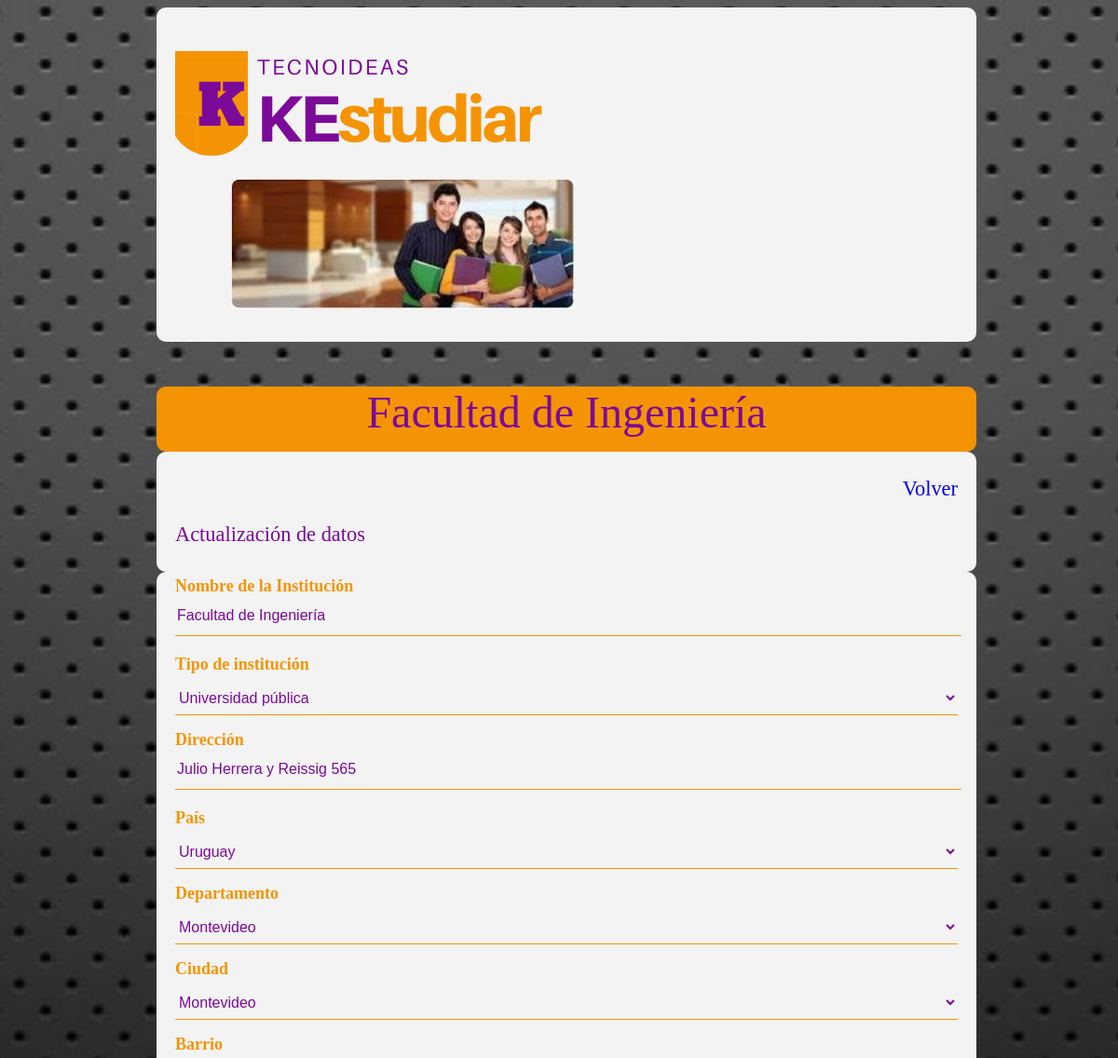
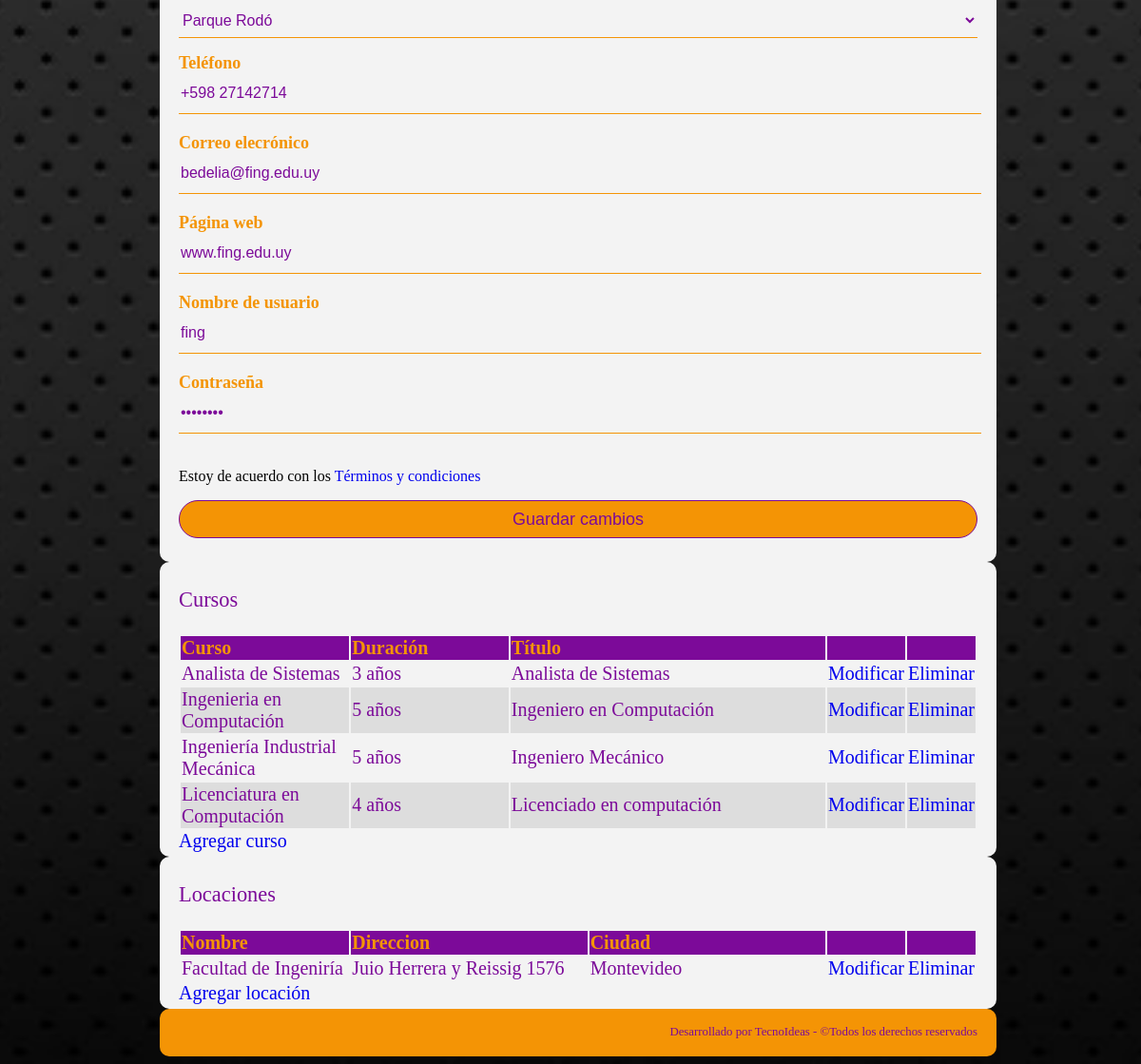
The app's page /institucion/1/ with its own data (2 pictures, top to bottom).
### core/models.py (models this page shows, shortened)
class Institucion(models.Model):
    nombre = models.CharField(max_length = 100, blank = False, null = False)
    tipoInstitucion = models.ForeignKey(TipoInstitucion, on_delete = models.CASCADE)
    direccion = models.CharField(max_length = 100, blank = False, null = False)
    pais = models.ForeignKey(Pais, on_delete = models.CASCADE)
    departamento = models.ForeignKey(Departamento, on_delete = models.CASCADE)
    ciudad = models.ForeignKey(Ciudad, on_delete = models.CASCADE)
    barrio = models.ForeignKey(Barrio, on_delete = models.CASCADE)
    telefono = models.CharField(max_length = 100, blank = True, null = True)
    eMail = models.CharField(max_length = 100, blank = True, null = True)
    web = models.CharField(max_length = 100, blank = True, null = True)
    usuario = models.CharField(max_length = 30, unique=True, blank = False, null = False)
    password = models.CharField(max_length = 30, blank = False, null = False)
    class Meta:
        verbose_name = 'Institución'
        verbose_name_plural = 'Instituciones'
        ordering = ['nombre']

class TipoInstitucion(models.Model):
    nombre = models.CharField(max_length = 30, blank = False, null = False)
    class Meta:
        verbose_name = 'Tipo de Institución'
        verbose_name_plural = 'Tipos de Instituciones'
        ordering = ['nombre']

class Pais(models.Model):
    nombre = models.CharField(max_length = 30, blank = False, null = False)
    class Meta:
        verbose_name = 'País'
        verbose_name_plural = 'Paises'
        ordering = ['nombre']

class Departamento(models.Model):
    pais = models.ForeignKey(Pais, on_delete = models.CASCADE)
    nombre = models.CharField(max_length = 30, blank = False, null = False)
    class Meta:
        verbose_name = 'Departamento'
        verbose_name_plural = 'Departamentos'
        ordering = ['pais', 'nombre']

class Ciudad(models.Model):
    pais = models.ForeignKey(Pais, on_delete = models.CASCADE)
    departamento = models.ForeignKey(Departamento, on_delete = models.CASCADE)
    nombre = models.CharField(max_length = 30, blank = False, null = False)
    class Meta:
        verbose_name = 'Ciudad'
        verbose_name_plural = 'Ciudades'
        ordering = ['nombre']
    def __str__(self):
        return self.nombre

class Barrio(models.Model):
    pais = models.ForeignKey(Pais, on_delete = models.CASCADE)
    departamento = models.ForeignKey(Departamento, on_delete = models.CASCADE)
    ciudad = models.ForeignKey(Ciudad, on_delete = models.CASCADE)
    nombre = models.CharField(max_length = 30, blank = False, null = False)
    class Meta:
        verbose_name = 'Barrio'
        verbose_name_plural = 'Barrios'
        ordering = ['nombre']

class Curso(models.Model):
    institucion = models.ForeignKey(Institucion, on_delete = models.CASCADE)
    nombre = models.CharField(max_length = 100, blank = False, null = False)
    duración = models.CharField(max_length = 20, blank = False, null = False)
    titulo = models.CharField(max_length = 100, blank = False, null = False)
    locacion = models.ForeignKey(Locacion, on_delete = models.CASCADE)
    class Meta:
        verbose_name = 'Curso'
        verbose_name_plural = 'Cursos'
        ordering = ['nombre']

class Locacion(models.Model):
    institucion = models.ForeignKey(Institucion, on_delete = models.CASCADE)
    nombre = models.CharField(max_length = 100, blank = False, null = False)
    direccion = models.CharField(max_length = 100, blank = False, null = False)
    pais = models.ForeignKey(Pais, on_delete = models.CASCADE)
    departamento = models.ForeignKey(Departamento, on_delete = models.CASCADE)
    ciudad = models.ForeignKey(Ciudad, on_delete = models.CASCADE)
    barrio = models.ForeignKey(Barrio, on_delete = models.CASCADE)
    telefono = models.CharField(max_length = 100, blank = True, null = True)
    eMail = models.CharField(max_length = 100, blank = True, null = True)
    class Meta:
        verbose_name = 'Locación'
        verbose_name_plural = 'Locaciones'
        ordering = ['nombre']

### core/views.py (the view, shortened to what this page needs)
# urls.py: path('institucion/<id>/', institucion, name = 'institucion'),
def institucion(request, id):
    instituto = Institucion.objects.get(id=id)
    tipos = TipoInstitucion.objects.all().order_by('nombre')
    paises = Pais.objects.all().order_by('nombre')
    departamentos = Departamento.objects.all().order_by('nombre')
    ciudades = Ciudad.objects.all().order_by('nombre')
    barrios = Barrio.objects.all().order_by('nombre')
    cursos = Curso.objects.filter(institucion=id).order_by('nombre')
    local = Locacion.objects.filter(institucion=id).order_by('nombre')
    parametros = {
        'instituto': instituto,
        'tipos':tipos,
        'paises':paises,
        'departamentos':departamentos,
        'ciudades':ciudades,
        'barrios':barrios,
        'cursos':cursos,
        'local':local
    }
    return render(request, 'core/institucion.html', parametros)

### core/templates/core/institucion.html (shortened to what this page needs)
{% extends 'core/base.html' %}
{% load static %}
{% block body %}
<body>
	<header>
		<h1>
			<a href={% url 'home' %}>
				<img src="{% static 'core/img/logoKE.png' %}" alt="logoKE.jpg">
			<a id="imagen">
				<img src="{% static 'core/img/banner.jpg' %}" alt="banner"/>
			</a>
		</h1>
	</header>
	<section id="titulo">
		<p>{{ instituto.nombre }}</p>
	</section>
	<section id="presentacion">
		<p style="text-align: right">
		<a href="{% url 'instituciones' instituto.id %}">Volver</a>
		</p>
		<p>
			Actualización de datos
		</p>
	</section>
	<section id="formReg">
		<form action="" id="institucion" method = "POST">
			<label for="Nombre">Nombre de la Institución</label>
			<input type="text" name="txtNombre" id="txtNombre" value = "{{ instituto.nombre }}">
			<label for="TipoInstitucion">Tipo de institución</label>
				<select id="ctipo" name="cboTipo">
				{% for t in tipos %}
				<option
				{% if t.id == instituto.tipoInstitucion.id %}
				{{'selected'}}
				{% endif %}
				value={{ t.id }}>{{t.nombre}}</option>
				{% endfor %}
			</select>
			<hr size="1" color = "#f49405"></hr>
			<label for="Direccion">Dirección</label>
			<input type="text" name="txtDireccion" id="txtDireccion" value = "{{ instituto.direccion }}">
			<label for="Pais">País</label>
				<select id="cpais" name="cboPais">
				{% for p in paises %}
				<option
				{% if p.id == instituto.pais.id %}
				{{'selected'}}
				{% endif %}
				value={{ p.id }}>{{p.nombre}}</option>
				{% endfor %}
			</select>
			<hr size="1" color = "#f49405"></hr>
			<label for="Departamento">Departamento</label>
				<select id="cdepartamento" name="cboDepartamento">
				{% for d in departamentos %}
				<option
				{% if d.id == instituto.departamento.id %}
				{{'selected'}}
				{% endif %}
				value={{ d.id }}>{{d.nombre}}</option>
				{% endfor %}
			</select>
			<hr size="1" color = "#f49405"></hr>
			<label for="Ciudad">Ciudad</label>
				<select id="cciudad" name="cboCiudad">
				{% for c in ciudades %}
				<option
				{% if c.id == instituto.ciudad.id %}
				{{'selected'}}
				{% endif %}
				value={{ c.id }}>{{c.nombre}}</option>
				{% endfor %}
			</select>
			<hr size="1" color = "#f49405"></hr>
			<label for="Barrio">Barrio</label>
				<select id="cbarrio" name="cboBarrio">
				{% for b in barrios %}
				<option
				{% if b.id == instituto.barrio.id %}
				{{'selected'}}
				{% endif %}
				value={{ b.id }}>{{b.nombre}}</option>
				{% endfor %}
			</select>
			<hr size="1" color = "#f49405"></hr>
			<label for="Telefono">Teléfono</label>
			<input type="text" name="txtTelefono" id="txtTelefono" value = "{{ instituto.telefono }}">
			<label for="Mail">Correo elecrónico</label>
			<input type="email" name="txtMail" id="txtMail" value = "{{ instituto.eMail }}">
			<label for="Web">Página web</label>
			<input type="text" name="txtWeb" id="txtWeb" value = "{{ instituto.web }}">
			<label for="Usuario">Nombre de usuario</label>
			<input type="text" name="txtUsuario" id="txtUsuario" value = "{{ instituto.usuario }}">
			<label for="Contrasena">Contraseña</label>
			<input type="password" name="txtPassword" id="txtPassword" value = "{{ instituto.password }}">
			<p>Estoy de acuerdo con los <a href="#">Términos y condiciones</a></p>
			<input type="submit" name="btnModificar" value="Guardar cambios">
		</form>
	</section>
	<section id="cursos">
		<p>
			Cursos
		</p>
		<div id="tabla">
			<table>
				<thead>
					<tr>
						<th width="500px">Curso</th>
						<th width="20%">Duración</th>
						<th width="40%">Título</th>
						<th></th>
						<th></th>
					</tr>
				</thead>
				{% for c in cursos %}
				<tr id="col1">
					<td>{{c.nombre}}</td>
					<td>{{c.duración}}</td>
					<td>{{c.titulo}}</td>
					<td>
						<a href="{% url 'cursoM' c.id instituto.id instituto.nombre %}">Modificar</a>
					</td>
					<td>
						<a href="{% url 'eliminar_curso' c.id instituto.id %}">Eliminar</a>
					</td>
				</tr>
				{% endfor %}
			</table>
			<a href="{% url 'curso' instituto.id instituto.nombre %}">Agregar curso</a>
		</div>
	</section>
	<section id="locaciones">
		<p>
			Locaciones
		</p>
		<div id="tabla">
			<table>
				<thead>
					<tr>
						<th width="500px">Nombre</th>
						<th width="30%">Direccion</th>
						<th width="30%">Ciudad</th>
						<th></th>
						<th></th>
					</tr>
				</thead>
				{% for l in local %}
				<tr id="col1">
					<td>{{l.nombre}}</td>
					<td>{{l.direccion}}</td>
					<td>{{l.ciudad}}</td>
					<td>
						<a href="{% url 'locacionM' l.id instituto.id instituto.nombre %}">Modificar</a>
					</td>
					<td>
						<a href="{% url 'eliminar_locacion' l.id instituto.id %}">Eliminar</a>
					</td>
				</tr>
				{% endfor %}
			</table>
			<a href="{% url 'locacion' instituto.id instituto.nombre %}">Agregar locación</a>
		</div>
	</section>
	<footer>
		<p>Desarrollado por TecnoIdeas - ©Todos los derechos reservados</p>
	</footer>
</body>
{% endblock body %}

### core/templates/core/base.html (shortened to what this page needs)
{% load static %}
<!DOCTYPE html>
<html lang?="es">
<head>
	<link rel="stylesheet" href="{% static 'core/css/estilos.css' %}">
</head>
<body>
	{% block body %}
  {% endblock body %}
</body>
</html>

### core/static/core/css/estilos.css (style rules this page uses)
body { background: url(../img/fondo.jpg) fixed no-repeat center center; width: 100%; height: 100%; -webkit- background-size: cover; -moz- background-size: cover; -o- background-size: cover; background-size: cover; vertical-align: top; font-family: Calibri }
header { background: #f3f3f3; border-radius: 10px; padding: 5px 20px; width: 70%; height: 100%; margin: 0 auto; }
header h1, nav { display: inline-block; vertical-align: middle; }
a { text-decoration: none; }
header #imagen { padding: 60px; }
#titulo { background: #f49405; border-radius: 10px; padding: 0px 20px; width: 70%; height: 70px; margin: 0 auto; text-align: center; font-size: 48px; color: #7c0a99; }
#presentacion, #cursos, #locaciones, #requisitos, #materias { background: #f3f3f3; border-radius: 10px; padding: 5px 20px; width: 70%; height: 100%; margin: 0 auto; font-family: "Calibri"; font-size: 1.4em; color: #7c0a99; text-align: justify; }
footer { background: #f49405; border-radius: 10px; padding: 5px 20px; width: 70%; height: 100%; margin: 0 auto; font-family: "Calibri"; font-size: 0.8em; color: #7c0a99; text-align: right; }
#formReg { background: #f3f3f3; border-radius: 10px; padding: 5px 20px; width: 70%; height: 100%; margin: 0 auto; }
#formReg label { color: #f49405; margin: 0; padding: 0; font-weight: bold; font-size: 18px; display: block; }
#formReg input { width: 100%; margin-bottom: 20px; }
#formReg input[type="text"], #formReg input[type="password"], #formReg input[type="email"] { border: none; border-bottom: 1px solid #f49405; background: transparent; outline: none; height: 40px; color: #7c0a99; font-size: 16px }
#formReg input[type="submit"] { border: 1px solid #7c0a99; outline: none; height: 40px; background: #f49405; color: #7c0a99; font-size: 18px; border-radius: 20px; }
#formReg #estudios, #formReg #cpais, #formReg #cdepartamento, #formReg #cciudad, #formReg #ctipo, #formReg #cbarrio, #formReg #clocacion, #formReg #crequisito, #fromReg #cmateria { width: 100%; color: #7c0a99; margin: 0; padding: 0; font-size: 16px; background: #f3f3f3; border: 0px; display: block; }
#cursos, #requisitos, #materias { background: #f3f3f3; border-radius: 10px; padding: 5px 20px; width: 70%; height: 100%; margin: 0 auto; align-content: center; border-collapse: collapse; text-align: left; }
#tabla { font-family: Calibri; font-size: 20px; background-color: #f3f3f3; color: #7c0a99; }
th, td { padding: 10; border-bottom; solid 5px #f3f3f3; }
thead { background-color: #7c0a99; color: #f49405; }
tr:nth-child(even) { background-color: #ddd; }

### records on screen
Institucion: nombre "Facultad de Ingeniería", txtNombre "Facultad de Ingeniería", cboTipo "Universidad pública", txtDireccion "Julio Herrera y Reissig 565", cboPais "Uruguay", cboDepartamento "Montevideo", cboCiudad "Montevideo", cboBarrio "Parque Rodó", txtTelefono "+598 27142714", txtMail "bedelia@fing.edu.uy", txtWeb "www.fing.edu.uy", txtUsuario "fing"
Curso: nombre "Analista de Sistemas", duración "3 años", titulo "Analista de Sistemas"
Curso: nombre "Ingenieria en Computación", duración "5 años", titulo "Ingeniero en Computación"
Curso: nombre "Ingeniería Industrial Mecánica", duración "5 años", titulo "Ingeniero Mecánico"
Curso: nombre "Licenciatura en Computación", duración "4 años", titulo "Licenciado en computación"
Locacion: nombre "Facultad de Ingeniría", direccion "Juio Herrera y Reissig 1576", ciudad "Montevideo"
